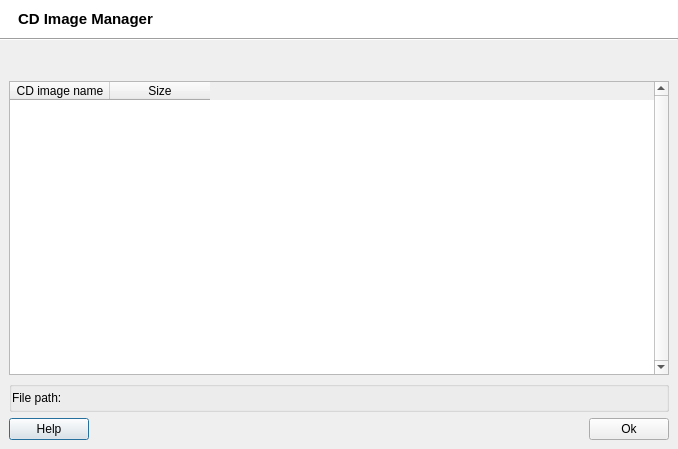
<?xml version="1.0" encoding="UTF-8"?>
<ui version="4.0">
 <class>ImageManager</class>
 <widget class="QDialog" name="ImageManager">
  <property name="windowModality">
   <enum>Qt::NonModal</enum>
  </property>
  <property name="geometry">
   <rect>
    <x>0</x>
    <y>0</y>
    <width>678</width>
    <height>449</height>
   </rect>
  </property>
  <property name="minimumSize">
   <size>
    <width>340</width>
    <height>370</height>
   </size>
  </property>
  <property name="windowTitle">
   <string>CD Image Manager</string>
  </property>
  <property name="windowIcon">
   <iconset>
    <normaloff>:/data/q4wine.png</normaloff>:/data/q4wine.png</iconset>
  </property>
  <layout class="QVBoxLayout" name="verticalLayout_3">
   <property name="spacing">
    <number>0</number>
   </property>
   <property name="margin">
    <number>0</number>
   </property>
   <item>
    <widget class="QWidget" name="widget_7" native="true">
     <property name="palette">
      <palette>
       <active>
        <colorrole role="Button">
         <brush brushstyle="SolidPattern">
          <color alpha="255">
           <red>255</red>
           <green>255</green>
           <blue>255</blue>
          </color>
         </brush>
        </colorrole>
        <colorrole role="Midlight">
         <brush brushstyle="SolidPattern">
          <color alpha="255">
           <red>255</red>
           <green>255</green>
           <blue>255</blue>
          </color>
         </brush>
        </colorrole>
        <colorrole role="Base">
         <brush brushstyle="SolidPattern">
          <color alpha="255">
           <red>255</red>
           <green>255</green>
           <blue>255</blue>
          </color>
         </brush>
        </colorrole>
        <colorrole role="Window">
         <brush brushstyle="SolidPattern">
          <color alpha="255">
           <red>255</red>
           <green>255</green>
           <blue>255</blue>
          </color>
         </brush>
        </colorrole>
       </active>
       <inactive>
        <colorrole role="Button">
         <brush brushstyle="SolidPattern">
          <color alpha="255">
           <red>255</red>
           <green>255</green>
           <blue>255</blue>
          </color>
         </brush>
        </colorrole>
        <colorrole role="Midlight">
         <brush brushstyle="SolidPattern">
          <color alpha="255">
           <red>255</red>
           <green>255</green>
           <blue>255</blue>
          </color>
         </brush>
        </colorrole>
        <colorrole role="Base">
         <brush brushstyle="SolidPattern">
          <color alpha="255">
           <red>255</red>
           <green>255</green>
           <blue>255</blue>
          </color>
         </brush>
        </colorrole>
        <colorrole role="Window">
         <brush brushstyle="SolidPattern">
          <color alpha="255">
           <red>255</red>
           <green>255</green>
           <blue>255</blue>
          </color>
         </brush>
        </colorrole>
       </inactive>
       <disabled>
        <colorrole role="Button">
         <brush brushstyle="SolidPattern">
          <color alpha="255">
           <red>255</red>
           <green>255</green>
           <blue>255</blue>
          </color>
         </brush>
        </colorrole>
        <colorrole role="Midlight">
         <brush brushstyle="SolidPattern">
          <color alpha="255">
           <red>255</red>
           <green>255</green>
           <blue>255</blue>
          </color>
         </brush>
        </colorrole>
        <colorrole role="Base">
         <brush brushstyle="SolidPattern">
          <color alpha="255">
           <red>255</red>
           <green>255</green>
           <blue>255</blue>
          </color>
         </brush>
        </colorrole>
        <colorrole role="Window">
         <brush brushstyle="SolidPattern">
          <color alpha="255">
           <red>255</red>
           <green>255</green>
           <blue>255</blue>
          </color>
         </brush>
        </colorrole>
       </disabled>
      </palette>
     </property>
     <property name="autoFillBackground">
      <bool>true</bool>
     </property>
     <layout class="QHBoxLayout">
      <property name="leftMargin">
       <number>18</number>
      </property>
      <item>
       <widget class="QLabel" name="lblCaption">
        <property name="font">
         <font>
          <pointsize>11</pointsize>
          <weight>75</weight>
          <bold>true</bold>
         </font>
        </property>
        <property name="text">
         <string>CD Image Manager</string>
        </property>
       </widget>
      </item>
      <item>
       <spacer>
        <property name="orientation">
         <enum>Qt::Horizontal</enum>
        </property>
        <property name="sizeHint" stdset="0">
         <size>
          <width>40</width>
          <height>20</height>
         </size>
        </property>
       </spacer>
      </item>
      <item>
       <widget class="QLabel" name="lblLogo">
        <property name="text">
         <string/>
        </property>
        <property name="pixmap">
         <pixmap>:/data/iso_manager.png</pixmap>
        </property>
       </widget>
      </item>
     </layout>
    </widget>
   </item>
   <item>
    <widget class="Line" name="line">
     <property name="orientation">
      <enum>Qt::Horizontal</enum>
     </property>
    </widget>
   </item>
   <item>
    <widget class="QWidget" name="widget_2" native="true">
     <layout class="QVBoxLayout" name="verticalLayout">
      <property name="spacing">
       <number>0</number>
      </property>
      <property name="margin">
       <number>0</number>
      </property>
      <item>
       <widget class="QFrame" name="tlbManager">
        <property name="minimumSize">
         <size>
          <width>16</width>
          <height>40</height>
         </size>
        </property>
        <property name="maximumSize">
         <size>
          <width>16777215</width>
          <height>40</height>
         </size>
        </property>
        <property name="frameShape">
         <enum>QFrame::NoFrame</enum>
        </property>
        <property name="frameShadow">
         <enum>QFrame::Raised</enum>
        </property>
       </widget>
      </item>
     </layout>
    </widget>
   </item>
   <item>
    <widget class="QWidget" name="widget" native="true">
     <layout class="QVBoxLayout" name="verticalLayout_2">
      <property name="topMargin">
       <number>0</number>
      </property>
      <item>
       <widget class="QTableWidget" name="tableImage">
        <property name="maximumSize">
         <size>
          <width>16777215</width>
          <height>16777215</height>
         </size>
        </property>
        <property name="contextMenuPolicy">
         <enum>Qt::CustomContextMenu</enum>
        </property>
        <property name="verticalScrollBarPolicy">
         <enum>Qt::ScrollBarAlwaysOn</enum>
        </property>
        <property name="selectionMode">
         <enum>QAbstractItemView::SingleSelection</enum>
        </property>
        <property name="selectionBehavior">
         <enum>QAbstractItemView::SelectRows</enum>
        </property>
        <column>
         <property name="text">
          <string>CD image name</string>
         </property>
        </column>
        <column>
         <property name="text">
          <string>Size</string>
         </property>
        </column>
       </widget>
      </item>
      <item>
       <widget class="QGroupBox" name="groupBox">
        <property name="title">
         <string/>
        </property>
        <layout class="QGridLayout" name="gridLayout">
         <property name="margin">
          <number>0</number>
         </property>
         <property name="spacing">
          <number>0</number>
         </property>
         <item row="0" column="0">
          <widget class="QLabel" name="lblPathInfo">
           <property name="text">
            <string>File path:</string>
           </property>
          </widget>
         </item>
        </layout>
       </widget>
      </item>
      <item>
       <layout class="QHBoxLayout">
        <item>
         <widget class="QPushButton" name="cmdHelp">
          <property name="text">
           <string>Help</string>
          </property>
         </widget>
        </item>
        <item>
         <spacer>
          <property name="orientation">
           <enum>Qt::Horizontal</enum>
          </property>
          <property name="sizeHint" stdset="0">
           <size>
            <width>40</width>
            <height>20</height>
           </size>
          </property>
         </spacer>
        </item>
        <item>
         <widget class="QPushButton" name="cmdOk">
          <property name="text">
           <string>Ok</string>
          </property>
         </widget>
        </item>
       </layout>
      </item>
     </layout>
    </widget>
   </item>
  </layout>
 </widget>
 <resources/>
 <connections/>
</ui>
